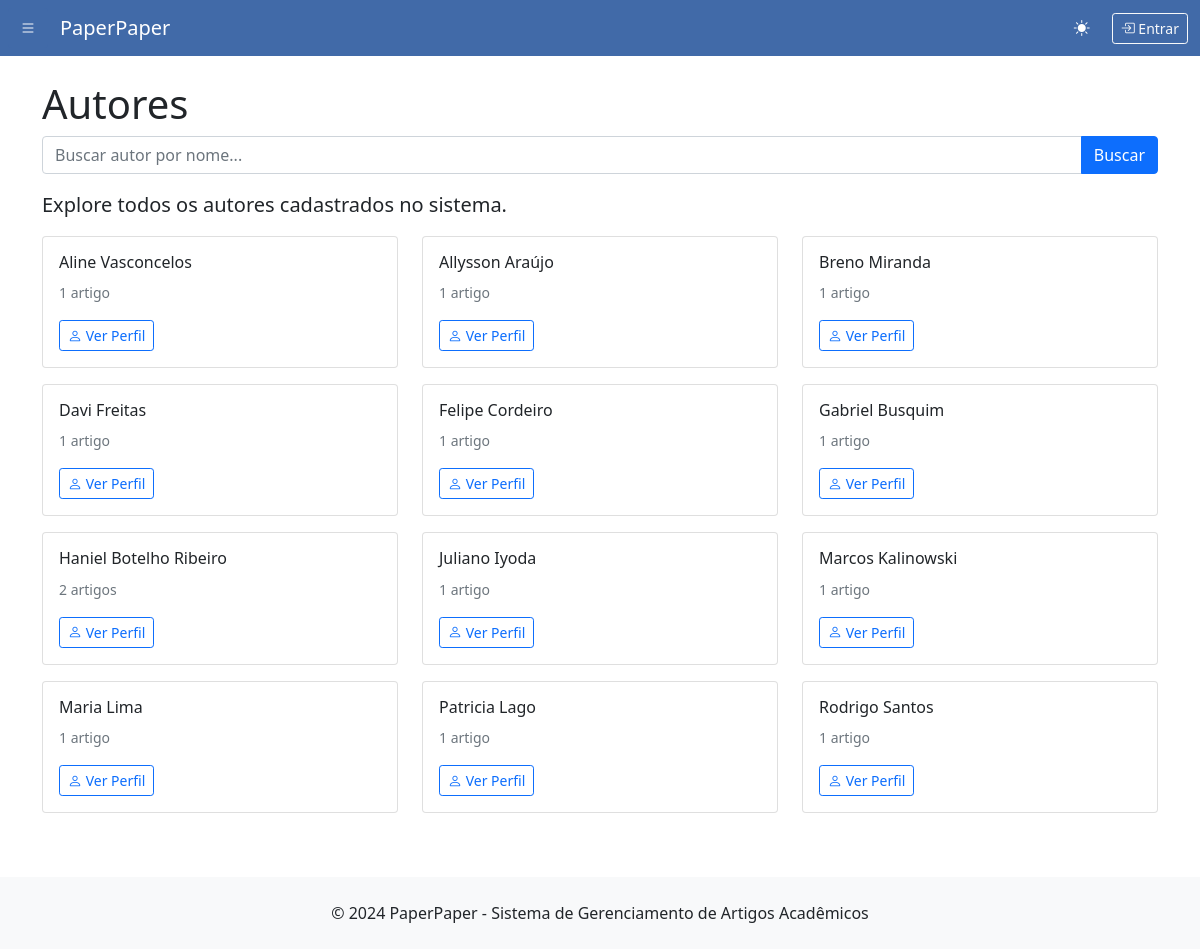
Screenshot of /authors/ with the database file from the repository.
### paperpaper/models.py (models this page shows, shortened)
class Author(models.Model):
    full_name = models.CharField(max_length=200, verbose_name="Nome Completo")
    slug = models.SlugField(unique=True, blank=True)
    created_at = models.DateTimeField(auto_now_add=True, verbose_name="Criado em")
    class Meta:
        verbose_name = "Autor"
        verbose_name_plural = "Autores"
        ordering = ['full_name']

### paperpaper/views.py (the view)
# urls.py: path('authors/', views.authors_list, name='authors_list'),
def authors_list(request):
    query = request.GET.get('q', '').strip()
    authors = Author.objects.all()
    if query:
        authors = authors.filter(full_name__icontains=query)
    authors = authors.annotate(articles_count=Count('articles')).order_by('full_name')
    paginator = Paginator(authors, 50)  # 50 autores por página
    page_number = request.GET.get('page')
    page_obj = paginator.get_page(page_number)
    context = {
        'authors': page_obj,
        'is_paginated': paginator.num_pages > 1,
        'query': query
    }
    return render(request, 'paperpaper/authors_list.html', context)

### paperpaper/templates/paperpaper/authors_list.html (shortened to what this page needs)
{% extends 'paperpaper/base.html' %}
{% block content %}
<div class="row">
    <div class="col-12">
        <h1>Autores</h1>
        <form method="get" class="mb-3">
            <div class="input-group">
                <input type="text" name="q" class="form-control" placeholder="Buscar autor por nome..." value="{{ query }}">
                <button type="submit" class="btn btn-primary">Buscar</button>
            </div>
        </form>
        <p class="lead">Explore todos os autores cadastrados no sistema.</p>
        {% if authors %}
            <div class="row">
                {% for author in authors %}
                <div class="col-md-6 col-lg-4 mb-3">
                    <div class="card">
                        <div class="card-body">
                            <h6 class="card-title">{{ author.full_name }}</h6>
                            <p class="card-text">
                                <small class="text-muted">
                                    {{ author.articles_count }} artigo{{ author.articles_count|pluralize }}
                                </small>
                            </p>
                            <a href="{% url 'author_detail' author.slug %}" class="btn btn-outline-primary btn-sm">
                                <i class="bi bi-person"></i> Ver Perfil
                            </a>
                        </div>
                    </div>
                </div>
                {% endfor %}
            </div>
        {% else %}
            <div class="alert alert-info">
                <h5>Nenhum autor encontrado</h5>
                <p class="mb-0">Ainda não há autores cadastrados no sistema.</p>
            </div>
        {% endif %}
    </div>
</div>
{% endblock %}

### paperpaper/templates/paperpaper/base.html (style rules this page uses)
:root { --bs-primary: rgb(65, 106, 168); --bs-primary-rgb: 65, 106, 168; }

### rows the page displays
Author: full_name "Aline Vasconcelos", articles_count "1"
Author: full_name "Allysson Araújo", articles_count "1"
Author: full_name "Breno Miranda", articles_count "1"
Author: full_name "Davi Freitas", articles_count "1"
Author: full_name "Felipe Cordeiro", articles_count "1"
Author: full_name "Gabriel Busquim", articles_count "1"
Author: full_name "Haniel Botelho Ribeiro", articles_count "2"
Author: full_name "Juliano Iyoda", articles_count "1"
Author: full_name "Marcos Kalinowski", articles_count "1"
Author: full_name "Maria Lima", articles_count "1"
Author: full_name "Patricia Lago", articles_count "1"
Author: full_name "Rodrigo Santos", articles_count "1"
